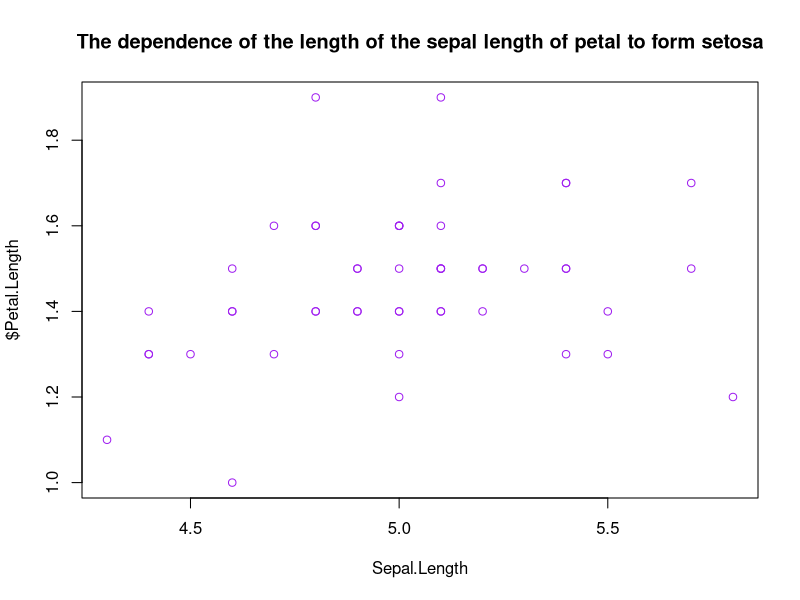
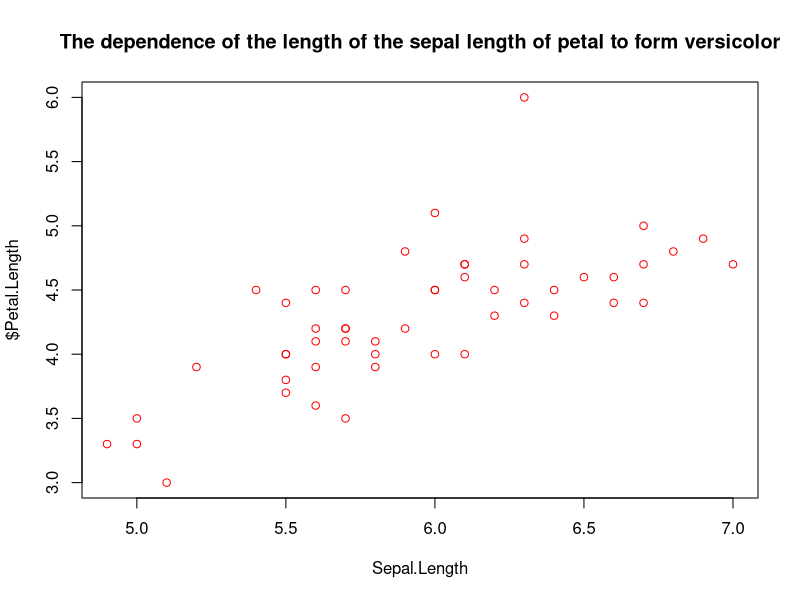
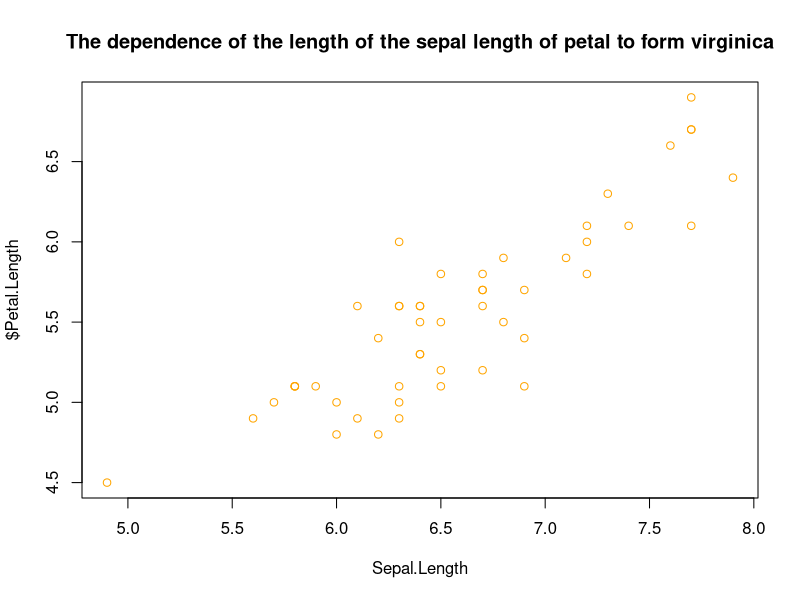

Here is the R script that generated these plots, in order:
iris
names(iris)
x=iris$Sepal.Length[1:50]
y=iris$Petal.Length[1:50]
plot(x,y,main="The dependence of the length of the sepal length of petal to form setosa", xlab="Sepal.Length",ylab="$Petal.Length", col="purple")
x=NULL
y=NULL
x=iris$Sepal.Length[51:101]
y=iris$Petal.Length[51:101]
plot(x,y,main="The dependence of the length of the sepal length of petal to form versicolor", xlab="Sepal.Length",ylab="$Petal.Length", col="red")
x=NULL
y=NULL
x=iris$Sepal.Length[101:150]
y=iris$Petal.Length[101:150]
plot(x,y,main="The dependence of the length of the sepal length of petal to form virginica", xlab="Sepal.Length",ylab="$Petal.Length", col="orange")
x=NULL
y=NULL